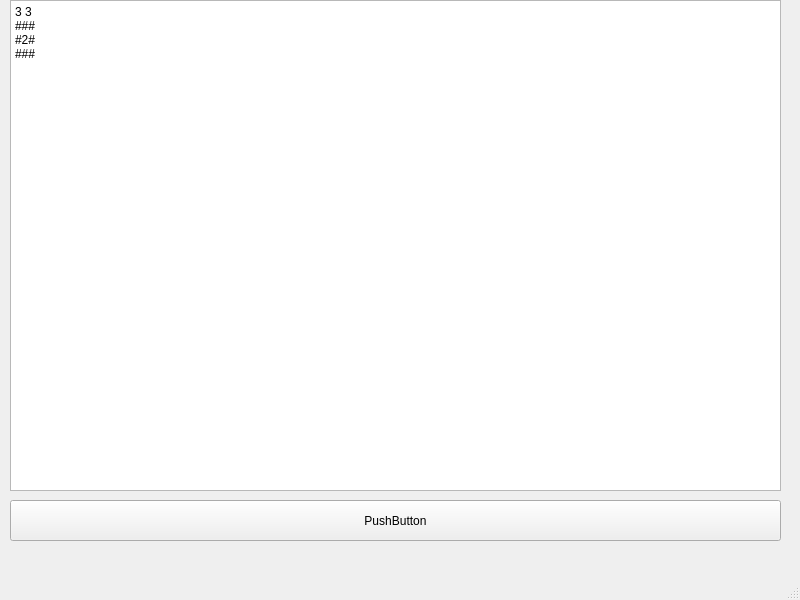
<?xml version="1.0" encoding="UTF-8"?>
<ui version="4.0">
 <class>MainWindow</class>
 <widget class="QMainWindow" name="MainWindow">
  <property name="geometry">
   <rect>
    <x>0</x>
    <y>0</y>
    <width>800</width>
    <height>600</height>
   </rect>
  </property>
  <property name="windowTitle">
   <string>MainWindow</string>
  </property>
  <widget class="QWidget" name="centralwidget">
   <widget class="QTextEdit" name="textEdit">
    <property name="geometry">
     <rect>
      <x>10</x>
      <y>0</y>
      <width>771</width>
      <height>491</height>
     </rect>
    </property>
    <property name="html">
     <string>&lt;!DOCTYPE HTML PUBLIC &quot;-//W3C//DTD HTML 4.0//EN&quot; &quot;http://www.w3.org/TR/REC-html40/strict.dtd&quot;&gt;
&lt;html&gt;&lt;head&gt;&lt;meta name=&quot;qrichtext&quot; content=&quot;1&quot; /&gt;&lt;style type=&quot;text/css&quot;&gt;
p, li { white-space: pre-wrap; }
&lt;/style&gt;&lt;/head&gt;&lt;body style=&quot; font-family:'SimSun'; font-size:9pt; font-weight:400; font-style:normal;&quot;&gt;
&lt;p style=&quot; margin-top:0px; margin-bottom:0px; margin-left:0px; margin-right:0px; -qt-block-indent:0; text-indent:0px;&quot;&gt;&lt;span style=&quot; font-family:'SimSun';&quot;&gt;3 3&lt;/span&gt;&lt;/p&gt;
&lt;p style=&quot; margin-top:0px; margin-bottom:0px; margin-left:0px; margin-right:0px; -qt-block-indent:0; text-indent:0px;&quot;&gt;&lt;span style=&quot; font-family:'SimSun';&quot;&gt;###&lt;/span&gt;&lt;/p&gt;
&lt;p style=&quot; margin-top:0px; margin-bottom:0px; margin-left:0px; margin-right:0px; -qt-block-indent:0; text-indent:0px;&quot;&gt;&lt;span style=&quot; font-family:'SimSun';&quot;&gt;#2#&lt;/span&gt;&lt;/p&gt;
&lt;p style=&quot; margin-top:0px; margin-bottom:0px; margin-left:0px; margin-right:0px; -qt-block-indent:0; text-indent:0px;&quot;&gt;&lt;span style=&quot; font-family:'SimSun';&quot;&gt;###&lt;/span&gt;&lt;/p&gt;&lt;/body&gt;&lt;/html&gt;</string>
    </property>
   </widget>
   <widget class="QPushButton" name="pushButton">
    <property name="geometry">
     <rect>
      <x>10</x>
      <y>500</y>
      <width>771</width>
      <height>41</height>
     </rect>
    </property>
    <property name="text">
     <string>PushButton</string>
    </property>
   </widget>
  </widget>
  <widget class="QMenuBar" name="menubar">
   <property name="geometry">
    <rect>
     <x>0</x>
     <y>0</y>
     <width>800</width>
     <height>29</height>
    </rect>
   </property>
  </widget>
  <widget class="QStatusBar" name="statusbar"/>
 </widget>
 <resources/>
 <connections/>
</ui>
